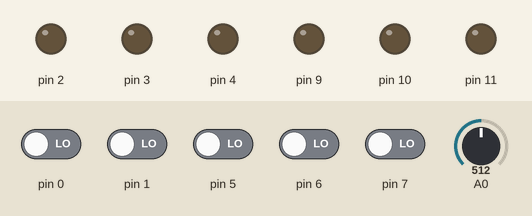
Recording of a sketch running on a simulated Arduino Uno, built with avr-gcc and run on an emulated ATmega328P. Shown: output pins drawn as LEDs (lit = HIGH). Inputs (shaded band) come from the test bench; at power-on: pin 0, pin 1, pin 5–7 LOW, A0 = 512.

Above: at 1.2 s.
1.3 s: pin 5 driven HIGH
At 2.3 s:
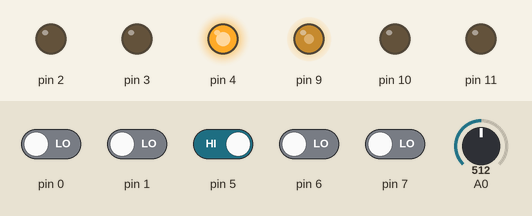
2.8 s: A0 set to 716
At 3.4 s:
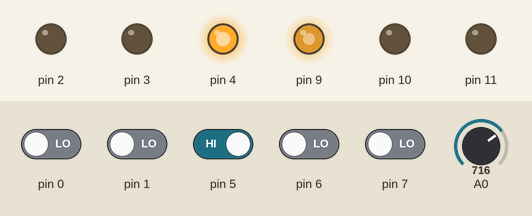
4.3 s: pin 6 driven HIGH
At 4.6 s:
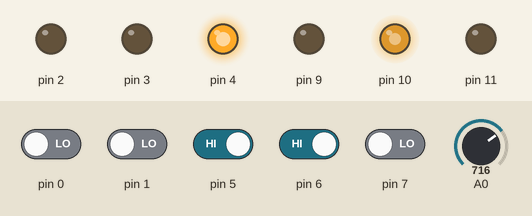
5.8 s: pin 7 driven HIGH
At 6.9 s:
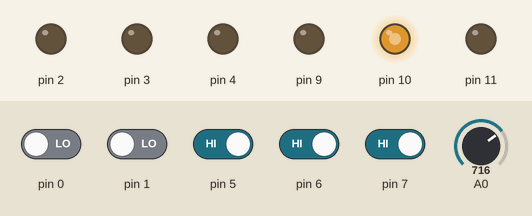
7.3 s: A0 set to 900
At 8.1 s:
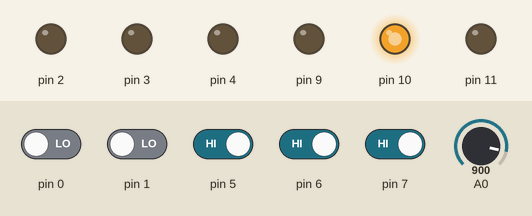
8.8 s: pin 5 driven LOW
At 9.2 s:
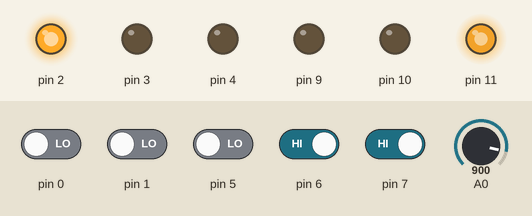
Timing chart, 0 to 11.3 s (numbered marks = the images above; inputs shaded):
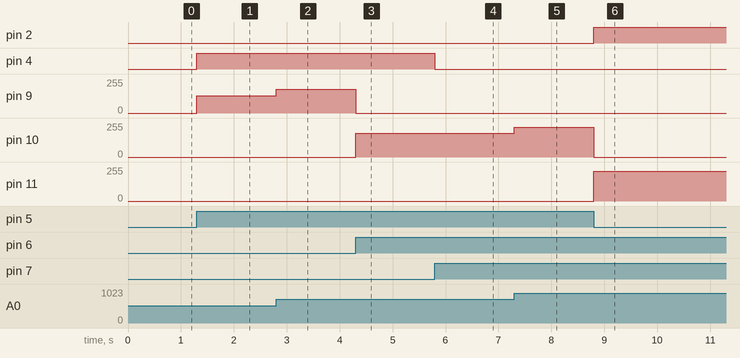

The sketch:

bldc_hallsensor_uno2.ino
```cpp
// (licence header left out)
byte bldc_step, motor_speed;

void setup() {
  DDRD  |= 0x1C;           // Configure pins 2, 3 and 4 as outputs
  PORTD  = 0x00;
  DDRB  |= 0x0E;           // Configure pins 9, 10 and 11 as outputs
  PORTB  = 0x31;
  // Timer1 module setting: set clock source to clkI/O / 1 (no prescaling)
  TCCR1A = 0;
  TCCR1B = 0x01;
  // Timer2 module setting: set clock source to clkI/O / 1 (no prescaling)
  TCCR2A = 0;
  TCCR2B = 0x01;
  // ADC module configuration
  ADMUX  = 0x60;                     // Configure ADC module and select channel 0
  ADCSRA = 0x84;                     // Enable ADC module with 16 division factor (ADC clock = 1MHz)
  // Pin change interrupt configuration
  PCICR  = 4;                        // Enable pin change interrupt for pins 0 to 7
  PCMSK2 = 0xE0;                     // Enable pin change interrupt for pins 5, 6 and 7
  // BLDC motor first move
  bldc_step = (PIND >> 5) & 7;       // Read hall effect sensors status (PIND: read from PORTD which is arduino pins 0..7)
  bldc_move();                       // Move the BLDC motor (first move)
}

ISR (PCINT2_vect){
  bldc_step = (PIND >> 5) & 7;       // Read hall effect sensors status (PIND: read from PORTD which is arduino pins 0..7)
  bldc_move();                       // Move the BLDC motor
}

void bldc_move(){        // BLDC motor commutation function
  switch(bldc_step){
    case 1:
      AH_CL();
      break;
    case 2:
      BH_AL();
      break;
    case 3:
      BH_CL();
      break;
    case 4:
      CH_BL();
      break;
    case 5:
      AH_BL();
      break;
    case 6:
      CH_AL();
      break;
    default:
      PORTD = 0;
      break;
  }
}

void loop() {
  ADCSRA |= 1 << ADSC;               // Start conversion
  while(ADCSRA & 0x40);              // Wait for conversion complete
  motor_speed = ADCH;                // Read ADC data (8 bits)
  SET_PWM_DUTY(motor_speed);
}

void AH_BL(){
  PORTD &= ~0x14;
  PORTD |=  0x08;
  TCCR2A =  0;            // Turn pin 9 (OC1A) PWM ON (pin 10 & pin 11 OFF)
  TCCR1A =  0x81;         //
}
void AH_CL(){
  PORTD &= ~0x0C;
  PORTD |=  0x10;
  TCCR2A =  0;            // Turn pin 9 (OC1A) PWM ON (pin 10 & pin 11 OFF)
  TCCR1A =  0x81;         //
}
void BH_CL(){
  PORTD &= ~0x0C;
  PORTD |=  0x10;
  TCCR2A =  0;            // Turn pin 10 (OC1B) PWM ON (pin 9 & pin 11 OFF)
  TCCR1A =  0x21;         //
}
void BH_AL(){
  PORTD &= ~0x18;
  PORTD |=  0x04;
  TCCR2A =  0;            // Turn pin 10 (OC1B) PWM ON (pin 9 & pin 11 OFF)
  TCCR1A =  0x21;         //
}
void CH_AL(){
  PORTD &= ~0x18;
  PORTD |=  0x04;
  TCCR1A =  0;            // Turn pin 11 (OC2A) PWM ON (pin 9 & pin 10 OFF)
  TCCR2A =  0x81;         //
}
void CH_BL(){
  PORTD &= ~0x14;
  PORTD |=  0x08;
  TCCR1A =  0;            // Turn pin 11 (OC2A) PWM ON (pin 9 & pin 10 OFF)
  TCCR2A =  0x81;         //
}

void SET_PWM_DUTY(byte duty){
  OCR1A  = duty;                   // Set pin 9  PWM duty cycle
  OCR1B  = duty;                   // Set pin 10 PWM duty cycle
  OCR2A  = duty;                   // Set pin 11 PWM duty cycle
}
```

Measured:
- after the input at 1.3 s, pin 4: LOW → HIGH at once; pin 9: 0/255 → 128/255 at once
- after the input at 2.8 s, pin 9: 128/255 → 179/255 at once
- after the input at 4.3 s, pin 9: 179/255 → 0/255 at once; pin 10: 0/255 → 179/255 at once
- after the input at 5.8 s, pin 4: HIGH → LOW at once
- after the input at 7.3 s, pin 10: 179/255 → 225/255 at once
- after the input at 8.8 s, pin 2: LOW → HIGH at once; pin 10: 225/255 → 0/255 at once; pin 11: 0/255 → 225/255 at once
